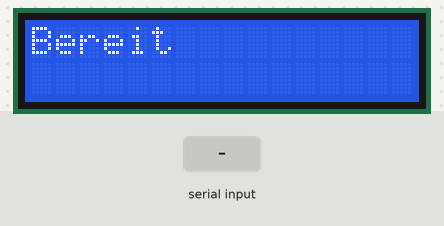
A program run on a simulated Arduino Mega 2560, built with avr-gcc and run on an emulated ATmega2560. Parts: 16×2 character LCD. The test bench sets the inputs (shaded band).

Above: at 1.2 s.
1.3 s: "1\n" received over Serial
At 2.1 s:
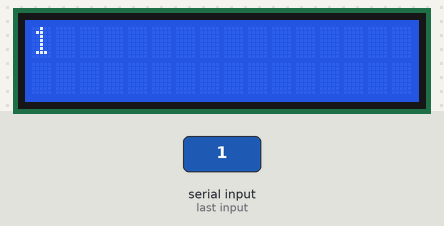
2.8 s: "0\n" received over Serial
At 3.2 s:
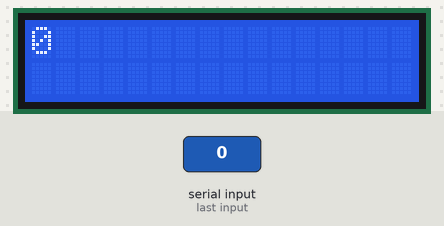
4.3 s: "2\n" received over Serial
At 5.6 s:
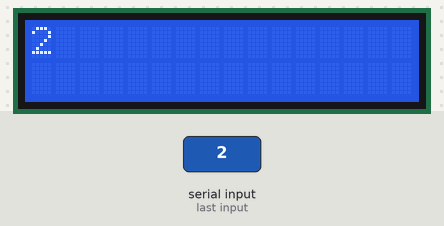
Timing chart, 0 to 7.3 s (numbered marks = the images above; inputs shaded):
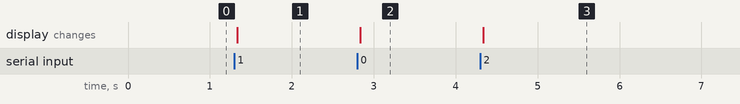

The program:

main.cpp
```cpp
#include <Arduino.h>
#include <Wire.h>
#include <LiquidCrystal_I2C.h>

LiquidCrystal_I2C lcd(0x27, 16, 2);

const uint8_t COLS = 16;
const unsigned long SCROLL_INTERVAL = 2000;  // ms pro Scrollschritt

String lines[2] = {"Bereit", ""};
uint16_t offsets[2] = {0, 0};
unsigned long lastScroll = 0;

void showLine(uint8_t row) {
  String text = lines[row];
  String out;

  if (text.length() <= COLS) {
    out = text;
  } else {
    String padded = text + "   ";  // Lücke zwischen Ende und Anfang
    for (uint8_t i = 0; i < COLS; i++) {
      out += padded[(offsets[row] + i) % padded.length()];
    }
  }

  while (out.length() < COLS) out += ' ';  // mit Leerzeichen auffüllen
  lcd.setCursor(0, row);
  lcd.print(out);
}

void readSerial() {
  if (Serial.available() > 0) {
    String text = Serial.readStringUntil('\n');
    text.trim();

    int sep = text.indexOf('|');
    if (sep >= 0) {
      lines[0] = text.substring(0, sep);
      lines[1] = text.substring(sep + 1);
    } else {
      lines[0] = text;
      lines[1] = "";
    }

    offsets[0] = 0;
    offsets[1] = 0;
    showLine(0);
    showLine(1);
    lastScroll = millis();
  }
}

void setup() {
  Serial.begin(9600);
  lcd.init();
  lcd.backlight();
  showLine(0);
  showLine(1);
}

void loop() {
  readSerial();

  if (millis() - lastScroll >= SCROLL_INTERVAL) {
    lastScroll = millis();
    for (uint8_t row = 0; row < 2; row++) {
      if (lines[row].length() > COLS) {
        offsets[row] = (offsets[row] + 1) % (lines[row].length() + 3);
        showLine(row);
      }
    }
  }
}
```

Measured:
- after the input at 1.3 s, the display: changes at once (image 1)
- after the input at 2.8 s, the display: changes at once (image 2)
- after the input at 4.3 s, the display: changes at once (image 3)
